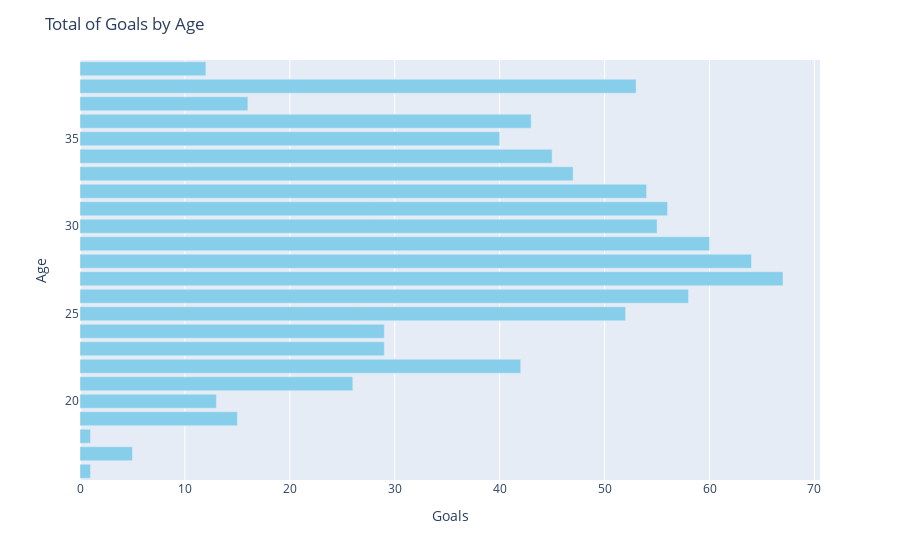

Source (notebook cell):
### Markdown cell above
Se realizarán gráficos para saber cuáles nos pueden servir para un dashboard

### Code cell
#agrupamos los datos por columnas 
df_agrupado = df.groupby('Edad')['Goal'].sum().reset_index()

fig = px.bar(df_agrupado, y='Edad', x='Goal', orientation='h')
fig.update_traces(marker_color='Skyblue')

#personalizamos el gráfico 
fig.update_layout(
    title = 'Total of Goals by Age',
    xaxis_title = 'Goals',
    yaxis_title = 'Age',
   # yaxis = dict(autorange='reversed'), #invertimos el eje y para que las barras salgan en orden descendente
    showlegend = False, #no mostrar la leyenda
    barmode = 'group', #agrupamos las barras
    bargap = 0.2
)
#mostramos el gráfico
fig.show()

### Figure 1 — Plotly figure (JSON) as saved in the notebook; plotly's stock layout.template omitted (floating-point values rounded to 4 significant figures)
{"data": [{"alignmentgroup": "True", "hovertemplate": "Goal=%{x}<br>Edad=%{y}<extra></extra>", "legendgroup": "", "marker": {"color": "Skyblue", "pattern": {"shape": ""}}, "name": "", "offsetgroup": "", "orientation": "h", "showlegend": false, "textposition": "auto", "type": "bar", "x": [1, 5, 1, 15, 13, 26, 42, 29, 29, 52, 58, 67, 64, 60, 55, 56, 54, 47, 45, 40, 43, 16, 53, 12], "xaxis": "x", "y": [16, 17, 18, 19, 20, 21, 22, 23, 24, 25, 26, 27, 28, 29, 30, 31, 32, 33, 34, 35, 36, 37, 38, 39], "yaxis": "y"}], "layout": {"bargap": 0.2, "barmode": "group", "legend": {"tracegroupgap": 0}, "margin": {"t": 60}, "showlegend": false, "title": {"text": "Total of Goals by Age"}, "xaxis": {"anchor": "y", "domain": [0, 1], "title": {"text": "Goals"}}, "yaxis": {"anchor": "x", "domain": [0, 1], "title": {"text": "Age"}}}}
